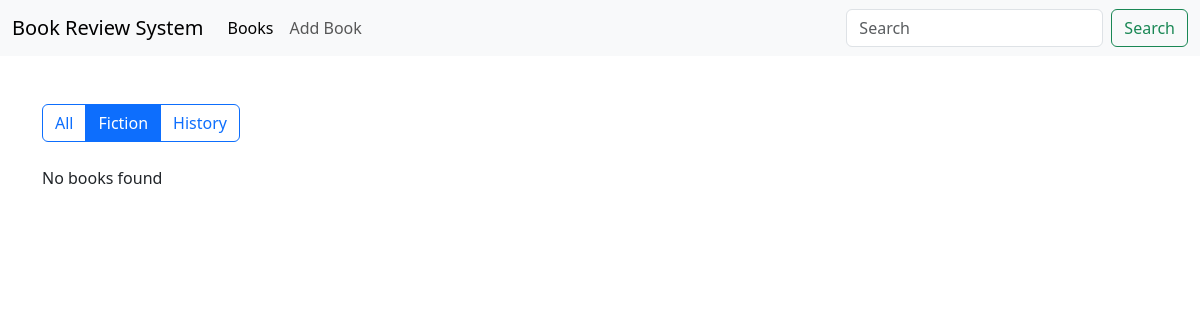
Before: /?genre=fiction with the older database file.
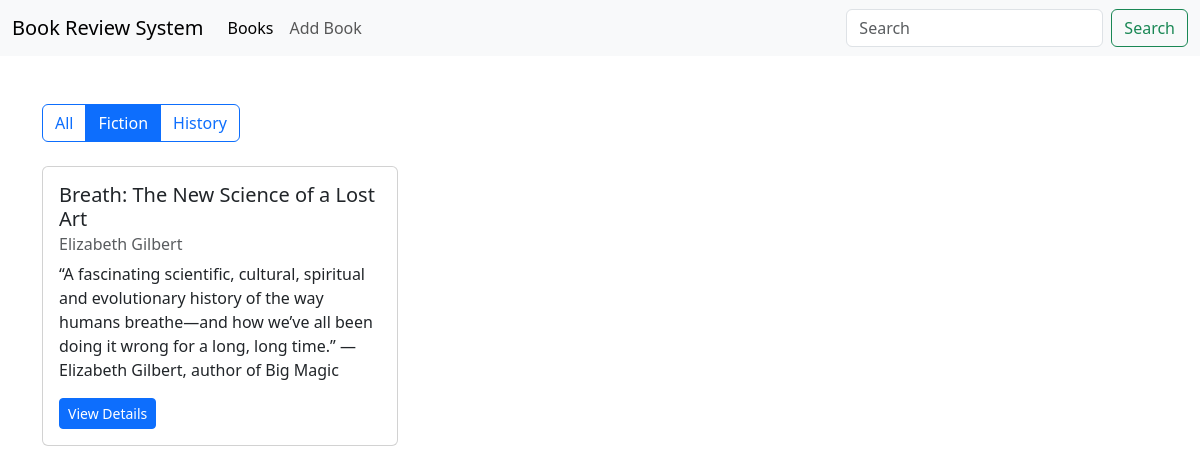
After: the same page with the newer database file.
### book/models.py (models this page shows, shortened)
class Book(models.Model):
  GENRE_CHOICES = [
    ('fiction','Fiction'),
    ('non_fiction','Non-ficiton'),
    ('science','Science'),
    ('technology','Technology'),
    ('history','History'),
  ]
  title = models.CharField(max_length=200)
  author = models.CharField(max_length=200)
  description = models.TextField()
  genre = models.CharField(max_length=20, choices=GENRE_CHOICES)
  isbn = models.CharField('ISBN', max_length=13, unique=True)
  publication_date = models.DateField()
  average_rating = models.DecimalField(
    max_digits=3, decimal_places=2, validators=[MinValueValidator(0), MaxLengthValidator(5)],
    default=0
  )
  created_at = models.DateTimeField(auto_now_add=True)
  updated_at = models.DateTimeField(auto_now=True)

### book/views.py (the view)
# urls.py: path('', views.BookListView.as_view(), name='book-list'),
class BookListView(TemplateView):
  template_name = 'book/book_list.html'
  def get_context_data(self, **kwargs):
    context = super().get_context_data(**kwargs)
    genre = self.request.GET.get('genre')
    if genre:
      context['books'] = Book.objects.filter(genre=genre).order_by('-created_at')
    else:
      context['books'] = Book.objects.all().order_by('-created_at')
    return context

### book/templates/book/book_list.html (shortened to what this page needs)
{% extends 'book/base.html' %}
{% block content %}
<div class="row mb-4">
  <div class="col">
    <div class="btn-group">
      <a href="{%url 'book-list' %}" class="btn btn-outline-primary {% if not request.GET.genre %}active{% endif %}">All</a>
      <a href="?genre=fiction"
         class="btn btn-outline-primary {% if request.GET.genre == 'fiction' %}active{% endif %}">
        Fiction
      </a>
      <a href="?genre=history"
         class="btn btn-outline-primary {% if request.GET.genre == 'history' %}active{% endif %}">
        History
      </a>
    </div>
  </div>
</div>
<div class="row row-cols-1 row-cols-md-3 g-4">
  {% for book in books %}
    <div class="col">
      <div class="card h-100">
        <div class="card-body">
          <h5 class="card-title">{{ book.title }}</h5>
          <h6 class="card-subtitle mb-2 text-muted">{{ book.author }}</h6>
          <p class="card-text">{{ book.description }}</p>
          <div class="d-flex justify-content-between align-items-center">
            <a href="{% url 'book-detail' book.pk %}" class="btn btn-sm btn-primary">View Details</a>
          </div>
        </div>
      </div>
    </div>
  {% empty %}
    <div class="col-12">
      <p>No books found</p>
    </div>
  {% endfor %}
</div>
{% endblock content %}

Changed rows visible on the page:
now on this page (row edited): Book: title "Breath: The New Science of a Lost Art", author "Elizabeth Gilbert", description "“A fascinating scientific, cultural, spiritual and evolutionary history of the way humans breathe—and how we’ve all been doing it wrong for a long, long time.” —Elizabeth Gilbert, author of Big Magic"
Other visible differences:
text no longer shown: "No books found"
